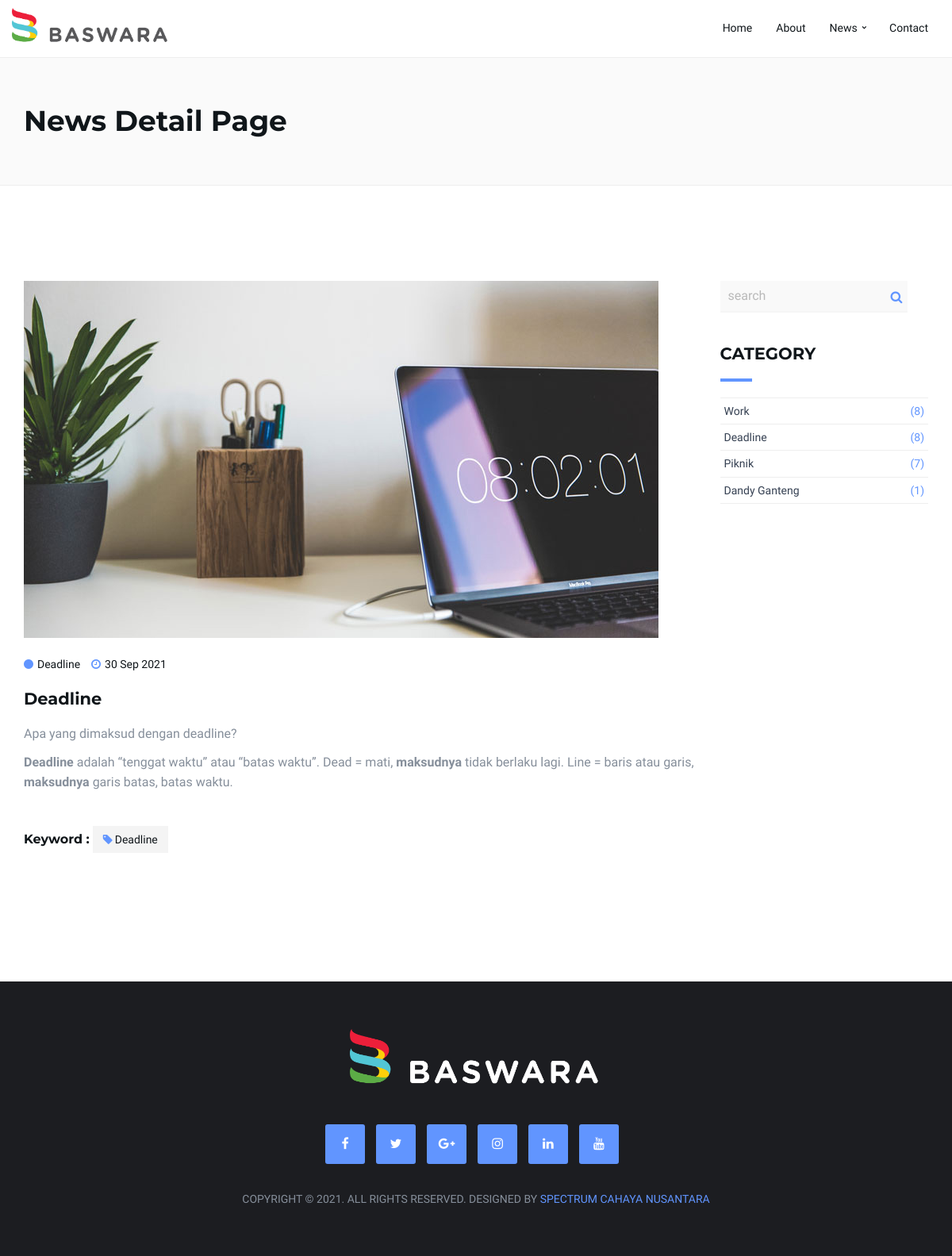
The app's page /Newss/newsdetail/Deadline with its own data.
### tables this page shows
CREATE TABLE `news` (
  `idNews` int(11) NOT NULL,
  `meta` varchar(1000) NOT NULL,
  `keyword` varchar(1000) NOT NULL,
  `judul` varchar(500) NOT NULL,
  `kategori` varchar(100) NOT NULL,
  `tanggal` varchar(200) NOT NULL,
  `slug` varchar(200) NOT NULL,
  `berita` text NOT NULL,
  `gambar` varchar(1000) DEFAULT NULL
);

### application/controllers/Newss.php (called while the page is built, shortened)
<?php
class Newss extends CI_Controller
{
    public function __construct()
    {
        $this->load->model('M_News');
    }
    public function newsdetail($slug)
    {
        $data = [
            'title' => 'News',
            'tabel' => $this->db->get_where('news', ['slug' => $slug])->row_array(),
            'news' => $this->M_News->getNews($slug),
            'data' => $this->db->get('produk')->result_array(),
            'data1' => $this->db->get('produk')->result_array(),
            'numCategory' => $this->M_News->category()
        ];
        $this->load->view('users/news/newsdetail', $data);
    }
}

### index.php (called while the page is built, shortened)
<?php
require_once BASEPATH.'core/CodeIgniter.php';

### application/models/M_News.php (called while the page is built, shortened)
<?php
class M_News extends CI_Model
{
   public function getNews($slug)
   {
       $this->db->select("*");
       $this->db->from('news');
       $this->db->where('slug', $slug);
       $this->db->limit(4);
       $this->db->order_by('idNews', 'random');
       $query = $this->db->get();
       return $query->result_array();
   }
   public function category()
   {
       $this->db->select('kategori, count(kategori) as num');
       $this->db->from('news');
       $this->db->group_by('kategori');
       $this->db->limit(5);
       $this->db->order_by('num', 'desc');
       $query = $this->db->get();
       return $query->result_array();
   }
}

### application/views/users/news/newsdetail.php (the view, shortened to what this page needs)
<!DOCTYPE html>
<html lang="en">
<head>
	<link type="text/css" rel="stylesheet" href="<?= base_url('assets/') ?>css/bootstrap.min.css" />
	<link type="text/css" rel="stylesheet" href="<?= base_url('assets/') ?>css/owl.carousel.css" />
	<link type="text/css" rel="stylesheet" href="<?= base_url('assets/') ?>css/owl.theme.default.css" />
	<link type="text/css" rel="stylesheet" href="<?= base_url('assets/') ?>css/magnific-popup.css" />
	<link rel="stylesheet" href="<?= base_url('assets/') ?>css/font-awesome.min.css">
	<link type="text/css" rel="stylesheet" href="<?= base_url('assets/') ?>css/style.css" />
</head>
<body>
	<header>
		<nav id="nav" class="navbar">
			<div class="container">
				<div class="navbar-header">
					<div class="navbar-brand">
						<a href="<?=base_url('Home/')?>">
							<img class="logo" src="<?= base_url('assets/') ?>img/logo5.png" alt="baswara">
						</a>
					</div>
				</div>
				<ul class="main-nav nav navbar-nav navbar-right">
					<li><a href="<?=base_url('Home/')?>">Home</a></li>
					<li><a href="<?=base_url('Home/')?>#about">About</a></li>
					<li class="has-dropdown"><a href="<?=base_url('Home/')?>#blog">News</a>
					</li>
					<li><a href="<?=base_url('Home/')?>#contact">Contact</a></li>
				</ul>
			</div>
		</nav>
		<div class="header-wrapper sm-padding bg-grey">
			<div class="container">
				<h2>News Detail Page</h2>
			</div>
		</div>
	</header>
	<div id="blog" class="section md-padding">
		<div class="container">
			<div class="row">
				<main id="main" class="col-md-9">
					<div class="blog">
						<div class="blog-img">
							<img class="img-responsive"
								src="<?= base_url('assets1/img-produk/') ?><?=$tabel['gambar']?>" alt="">
						</div>
						<div class="blog-content justify">
							<ul class="blog-meta">
								<li><i class="fa fa-circle"></i><?=$tabel['kategori']?></li>
								<li><i class="fa fa-clock-o"></i><?= date("d M Y", $tabel['tanggal'])?></li>
							</ul>
							<h3><?=$tabel['judul']?></h3>
							<p><?=$tabel['berita']?></p>
						</div>
						<div class="blog-tags">
							<h5>Keyword :</h5>
							<a href="#"><i class="fa fa-tag"></i><?= $tabel['keyword'] ?></a>
						</div>
					</div>
				</main>
				<aside id="aside" class="col-md-3">
					<form action="<?= base_url('Newss/search'); ?>" method="get">
					<div class="widget">
						<div class="widget-search">
							<input class="search-input1" name="keywords" type="text" placeholder="search">
							<button class="search-btn" type="submit" value="search"><i class="fa fa-search"></i></button>
						</div>
					</div>
					</form>
					<div class="widget">
						<h3 class="title">Category</h3>
						<div class="widget-category">
							<?php foreach($numCategory as $val) :?>
							<a href="<?= base_url('Newss/search?keywords='. $val['kategori'])?>"><?= $val['kategori']?><span>(<?= $val['num']; ?>)</span></a>
							<?php endforeach; ?>
						</div>
					</div>
				</aside>
			</div>
		</div>
	</div>
	<footer id="footer" class="sm-padding bg-dark">
		<div class="container">
			<div class="row">
				<div class="col-md-12">
					<div class="footer-logo">
						<a href="#home"><img src="<?= base_url('assets/') ?>img/logo4.png" alt="baswara"></a>
					</div>
					<ul class="footer-follow">
						<li><a href="#"><i class="fa fa-facebook"></i></a></li>
						<li><a href="#"><i class="fa fa-twitter"></i></a></li>
						<li><a href="#"><i class="fa fa-google-plus"></i></a></li>
						<li><a href="#"><i class="fa fa-instagram"></i></a></li>
						<li><a href="#"><i class="fa fa-linkedin"></i></a></li>
						<li><a href="#"><i class="fa fa-youtube"></i></a></li>
					</ul>
					<div class="footer-copyright">
						<p>Copyright © 2021. All Rights Reserved. Designed by <a href="https://spectrumcn.com/"
								target="_blank">Spectrum Cahaya Nusantara</a></p>
					</div>
				</div>
			</div>
		</div>
	</footer>
</body>
</html>

### assets/css/style.css (style rules this page uses)
body { font-family: 'Varela Round', sans-serif; font-size: 16px; line-height: 1.6; overflow-x: hidden; color: #868F9B; }
h1, h2, h3, h4, h5, h6 { font-family: 'Montserrat', sans-serif; font-weight: 700; margin-top: 0px; margin-bottom: 20px; color: #10161A; }
h2 { font-size: 36px; }
h3 { font-size: 21px; }
h5 { font-size: 16px; }
a { color: #6195FF; text-decoration: none; -webkit-transition: 0.2s opacity; transition: 0.2s opacity; }
ul, ol { margin: 0; padding: 0; list-style: none }
.section { position: relative; }
.md-padding { padding-top: 120px; padding-bottom: 120px; }
.sm-padding { padding-top: 60px; padding-bottom: 60px; }
.bg-grey { background-color: #FAFAFA; border-top: 1px solid #EEE; border-bottom: 1px solid #EEE; }
.bg-dark { background-color: #1C1D21; }
.title:after { content:""; display:block; height:4px; width:40px; background-color: #6195FF; margin-top: 20px; }
input[type="text"], input[type="email"], input[type="password"], input[type="number"], input[type="date"], input[type="url"], input[type="tel"], textarea { height: 40px; width: 90%; border: none; background: #F4F4F4; border-bottom: 2px solid #EEE; color: #354052; padding: 0px 10px; opacity: 0.5; -webkit-transition: 0.2s border-color, 0.2s opacity; transition: 0.2s border-color, 0.2s opacity; }
.navbar-brand { padding: 0; }
.navbar-brand .logo, .navbar-brand .logo-alt { max-height: 50px; display: block; }
#nav { padding: 10px 0px; background: #FFF; -webkit-transition: 0.2s padding; transition: 0.2s padding; z-index: 999; }
#nav.navbar { border: none; border-radius: 0; margin-bottom: 0px; }
@media only screen and (min-width: 768px) { .main-nav li { padding: 0px 15px; } }
@media only screen and (min-width: 768px) { .main-nav li a { font-size: 14px; -webkit-transition: 0.2s color; transition: 0.2s color; } }
@media only screen and (min-width: 768px) { .main-nav>li>a { color: #10161A; padding: 15px 0px; } }
@media only screen and (min-width: 768px) { .main-nav>li>a:after { content: ""; display: block; background-color: #6195FF; height: 2px; width: 0%; -webkit-transition: 0.2s width; transition: 0.2s width; } }
@media only screen and (min-width: 768px) { .has-dropdown { position: relative; } }
@media only screen and (min-width: 768px) { .has-dropdown>a:before { font-family: 'FontAwesome'; content: "\f054"; font-size: 6px; margin-left: 6px; float: right; -webkit-transform: rotate(90deg); -ms-transform: rotate(90deg); transform: rotate(90deg); -webkit-transition: 0.2s transform; transition: 0.2s transform; } }
header { position: relative; }
.header-wrapper h2 { display: inline-block; margin-bottom: 0px; }
.blog { background-color: #FFF; margin: 15px 0px; }
.blog .blog-content { padding: 20px 20px 40px; }
.blog .blog-meta { margin-bottom: 20px; }
.blog .blog-meta li { display: inline-block; font-size: 14px; color: #10161A; margin-right: 10px; }
.blog .blog-meta li i { color: #6195FF; margin-right: 5px; }
#main .blog .blog-content { padding: 20px 0px 0px; }
#main .blog { margin-top: 0px; }
.blog-tags { margin: 40px 0px; }
.blog-tags h5 { margin-bottom: 0; display: inline-block; }
.blog-tags a { display: inline-block; padding: 6px 13px; font-size: 14px; margin: 2px 0px; background: #F4F4F4; color: #10161A; }
.blog-tags a i { margin-right: 3px; color: #6195FF; }
.blog-img { max-height: fit-content; }
#aside .widget { margin-bottom: 40px; }
.widget h3 { text-transform: uppercase; }
#aside .widget-search { position: relative; }
#aside .widget-search .search-btn { position: absolute; right: 0px; bottom: 0px; width: 80px; height: 40px; border: none; line-height: 40px; background-color: transparent; color: #6195FF; }
.widget-category a { display: block; font-size: 14px; color: #354052; border-bottom: 1px solid #EEE; padding: 5px; }
.widget-category a:nth-child(1) { border-top: 1px solid #EEE; }
.widget-category a span { float: right; color: #6195FF; }
#footer { position: relative; }
.footer-logo { text-align: center; margin-bottom: 40px; }
.footer-logo>a>img { max-height: 80px; }
.footer-follow { text-align: center; margin-bottom: 20px; }
.footer-follow li { display: inline-block; margin-right: 10px; margin-bottom: 13px; }
.footer-follow li a { display: inline-block; width: 50px; height: 50px; line-height: 50px; text-align: center; border-radius: 3px; background-color: #6195FF; color:#FFF; }
.footer-copyright p { text-align: center; font-size: 14px; text-transform: uppercase; margin: 0; }

### records on screen
news: gambar (picture), kategori "Deadline", tanggal "30 Sep 2021", judul "Deadline", berita "Apa yang dimaksud dengan deadline? Deadline adalah “tenggat waktu” atau “batas waktu”. Dead = mati, maksudnya tidak berlaku lagi. Line = baris atau garis, maksudnya garis batas, batas waktu.", keyword "Deadline"

### other values on screen
$val['kategori'] "Work"
$val['num'] "8"
$val['kategori'] "Deadline"
$val['kategori'] "Piknik"
$val['num'] "7"
$val['kategori'] "Dandy Ganteng"
$val['num'] "1"
